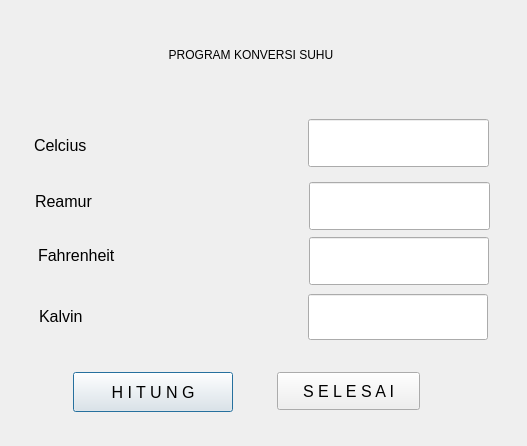
<?xml version="1.0" encoding="UTF-8"?>
<ui version="4.0">
 <class>Dialog</class>
 <widget class="QDialog" name="Dialog">
  <property name="geometry">
   <rect>
    <x>0</x>
    <y>0</y>
    <width>527</width>
    <height>446</height>
   </rect>
  </property>
  <property name="windowTitle">
   <string>Program Konversi Suhu</string>
  </property>
  <widget class="QLabel" name="judul">
   <property name="geometry">
    <rect>
     <x>14</x>
     <y>18</y>
     <width>474</width>
     <height>73</height>
    </rect>
   </property>
   <property name="styleSheet">
    <string notr="true">font: 18pt &quot;MS Shell Dlg 2&quot;;</string>
   </property>
   <property name="text">
    <string>PROGRAM KONVERSI SUHU</string>
   </property>
   <property name="alignment">
    <set>Qt::AlignCenter</set>
   </property>
  </widget>
  <widget class="QPushButton" name="Hitung">
   <property name="geometry">
    <rect>
     <x>73</x>
     <y>372</y>
     <width>160</width>
     <height>40</height>
    </rect>
   </property>
   <property name="font">
    <font>
     <pointsize>12</pointsize>
    </font>
   </property>
   <property name="text">
    <string>H I T U N G</string>
   </property>
  </widget>
  <widget class="QPushButton" name="Selesai">
   <property name="geometry">
    <rect>
     <x>277</x>
     <y>372</y>
     <width>143</width>
     <height>38</height>
    </rect>
   </property>
   <property name="font">
    <font>
     <pointsize>12</pointsize>
    </font>
   </property>
   <property name="text">
    <string>S E L E S A I</string>
   </property>
  </widget>
  <widget class="QLabel" name="label">
   <property name="geometry">
    <rect>
     <x>34</x>
     <y>127</y>
     <width>149</width>
     <height>36</height>
    </rect>
   </property>
   <property name="font">
    <font>
     <pointsize>12</pointsize>
    </font>
   </property>
   <property name="text">
    <string>Celcius</string>
   </property>
  </widget>
  <widget class="QLabel" name="label_2">
   <property name="geometry">
    <rect>
     <x>35</x>
     <y>183</y>
     <width>149</width>
     <height>36</height>
    </rect>
   </property>
   <property name="font">
    <font>
     <pointsize>12</pointsize>
    </font>
   </property>
   <property name="text">
    <string>Reamur</string>
   </property>
  </widget>
  <widget class="QLabel" name="label_3">
   <property name="geometry">
    <rect>
     <x>38</x>
     <y>237</y>
     <width>149</width>
     <height>36</height>
    </rect>
   </property>
   <property name="font">
    <font>
     <pointsize>12</pointsize>
    </font>
   </property>
   <property name="text">
    <string>Fahrenheit</string>
   </property>
  </widget>
  <widget class="QLabel" name="label_4">
   <property name="geometry">
    <rect>
     <x>39</x>
     <y>298</y>
     <width>149</width>
     <height>36</height>
    </rect>
   </property>
   <property name="font">
    <font>
     <pointsize>12</pointsize>
    </font>
   </property>
   <property name="text">
    <string>Kalvin</string>
   </property>
  </widget>
  <widget class="QLineEdit" name="Cel">
   <property name="geometry">
    <rect>
     <x>308</x>
     <y>119</y>
     <width>181</width>
     <height>48</height>
    </rect>
   </property>
   <property name="font">
    <font>
     <pointsize>12</pointsize>
    </font>
   </property>
  </widget>
  <widget class="QLineEdit" name="Rea">
   <property name="geometry">
    <rect>
     <x>309</x>
     <y>182</y>
     <width>181</width>
     <height>48</height>
    </rect>
   </property>
   <property name="font">
    <font>
     <pointsize>12</pointsize>
    </font>
   </property>
   <property name="text">
    <string/>
   </property>
  </widget>
  <widget class="QLineEdit" name="Fah">
   <property name="geometry">
    <rect>
     <x>309</x>
     <y>237</y>
     <width>180</width>
     <height>48</height>
    </rect>
   </property>
   <property name="font">
    <font>
     <pointsize>12</pointsize>
    </font>
   </property>
  </widget>
  <widget class="QLineEdit" name="Kal">
   <property name="geometry">
    <rect>
     <x>308</x>
     <y>294</y>
     <width>180</width>
     <height>46</height>
    </rect>
   </property>
   <property name="font">
    <font>
     <pointsize>12</pointsize>
    </font>
   </property>
  </widget>
 </widget>
 <resources/>
 <connections/>
</ui>
